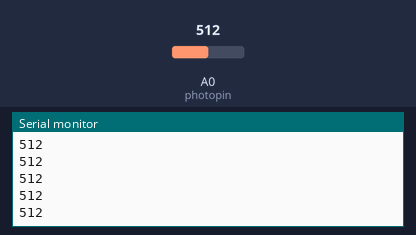
Simulated run of this sketch. Board: Arduino Uno, built with avr-gcc and run on an emulated ATmega328P. Parts: the last lines printed to the serial monitor. The inputs (shaded band) are chosen by the test bench; at power-on: A0 (photopin) = 512.

Above: at 1.2 s.
1.3 s: A0 (photopin) set to 716
At 2.4 s:
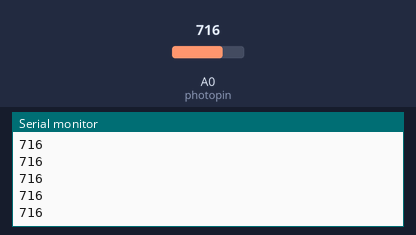
2.8 s: A0 (photopin) set to 900
At 3.9 s:
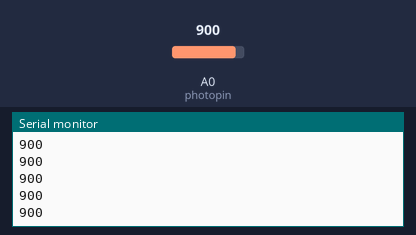
Timing chart, 0 to 5.8 s (numbered marks = the images above; inputs shaded):
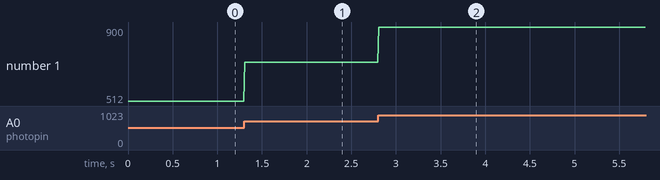

Measured:
- after the input at 1.3 s, the serial monitor: prints a new line at once (image 1)
- after the input at 2.8 s, the serial monitor: prints a new line at once (image 2)
- plotted number 1: 512 → 716 after the input at 1.3 s, 716 → 900 after the input at 2.8 s

The sketch:

photoresistor.ino
```cpp
int photopin= A0;

void setup() {
  // put your setup code here, to run once:
  Serial.begin(9600);

}

void loop() {
  // put your main code here, to run repeatedly:
  int light= analogRead(photopin);
  Serial.println(light);
  delay(10);


}
```
